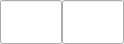
<?xml version="1.0" encoding="UTF-8"?>
<ui version="4.0">
 <class>TableElementWidget</class>
 <widget class="QWidget" name="TableElementWidget">
  <property name="geometry">
   <rect>
    <x>0</x>
    <y>0</y>
    <width>124</width>
    <height>22</height>
   </rect>
  </property>
  <property name="font">
   <font>
    <pointsize>24</pointsize>
   </font>
  </property>
  <property name="windowTitle">
   <string>Form</string>
  </property>
  <layout class="QHBoxLayout" name="horizontalLayout">
   <property name="spacing">
    <number>0</number>
   </property>
   <property name="leftMargin">
    <number>0</number>
   </property>
   <property name="topMargin">
    <number>0</number>
   </property>
   <property name="rightMargin">
    <number>0</number>
   </property>
   <property name="bottomMargin">
    <number>0</number>
   </property>
   <item>
    <widget class="QLineEdit" name="lineEdit_key"/>
   </item>
   <item>
    <widget class="QLineEdit" name="lineEdit_value"/>
   </item>
  </layout>
 </widget>
 <resources/>
 <connections/>
</ui>
